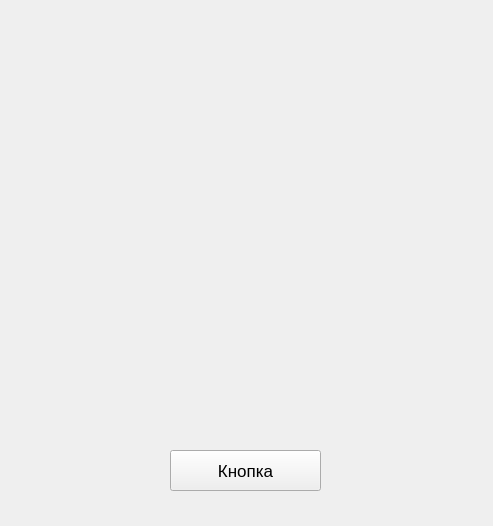
<?xml version="1.0" encoding="UTF-8"?>
<ui version="4.0">
 <class>MainWindow</class>
 <widget class="QMainWindow" name="MainWindow">
  <property name="geometry">
   <rect>
    <x>0</x>
    <y>0</y>
    <width>493</width>
    <height>526</height>
   </rect>
  </property>
  <property name="windowTitle">
   <string>MainWindow</string>
  </property>
  <widget class="QWidget" name="centralwidget">
   <widget class="QPushButton" name="pushButton">
    <property name="geometry">
     <rect>
      <x>170</x>
      <y>450</y>
      <width>151</width>
      <height>41</height>
     </rect>
    </property>
    <property name="font">
     <font>
      <pointsize>13</pointsize>
     </font>
    </property>
    <property name="text">
     <string>Кнопка</string>
    </property>
   </widget>
  </widget>
 </widget>
 <resources/>
 <connections/>
</ui>
